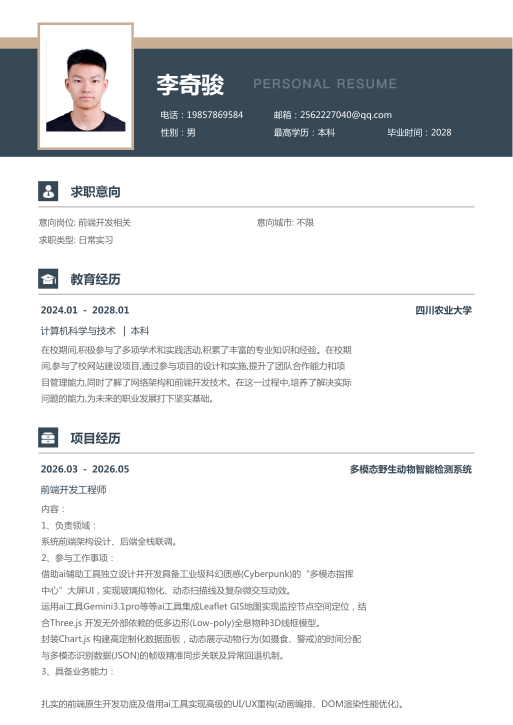
#> input picture tmp/pdfs/original-1.png, 1026 x 1450 px, found by its file name (shown at 1/2 size)
$ python build_resume.py
#> lines starting #> are read from the running program, lines starting #| are printed output that depends on the picture
from pathlib import Path
from reportlab.lib import colors
from reportlab.lib.pagesizes import A4
from reportlab.lib.styles import ParagraphStyle, getSampleStyleSheet
from reportlab.lib.units import mm
from reportlab.pdfbase import pdfmetrics
from reportlab.pdfbase.ttfonts import TTFont
from reportlab.platypus import BaseDocTemplate, Frame, PageTemplate, Paragraph, Spacer, Table, TableStyle, Image
from PIL import Image as PILImage

ROOT = Path(r'C:\Users\ASUS\Desktop\面试准备\vue项目\pzadmin')
OUT = ROOT / 'output' / 'pdf' / '李奇骏的简历-修改版.pdf'
OUT.parent.mkdir(parents=True, exist_ok=True)
PHOTO = ROOT / 'tmp' / 'pdfs' / 'resume-photo.png'
RENDER = ROOT / 'tmp' / 'pdfs' / 'original-1.png'
if RENDER.exists():
    PILImage.open(RENDER).crop((110, 120, 292, 300)).save(PHOTO)
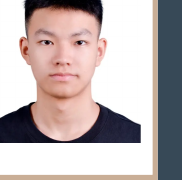
#> saved as resume-photo.png: PIL image 182x180 RGB; mean R, G, B 189.3, 177.9, 177.7

pdfmetrics.registerFont(TTFont('SimSun', r'C:\Windows\Fonts\simsun.ttc'))
#> (this line was passed over: reportlab is not available in this run)
pdfmetrics.registerFont(TTFont('SimHei', r'C:\Windows\Fonts\simhei.ttf'))
#> (this line was passed over: reportlab is not available in this run)
#> (the run stopped early here; a loop or call above may not have finished)

$ run again, with tmp/pdfs/original-2.png copied over tmp/pdfs/original-1.png
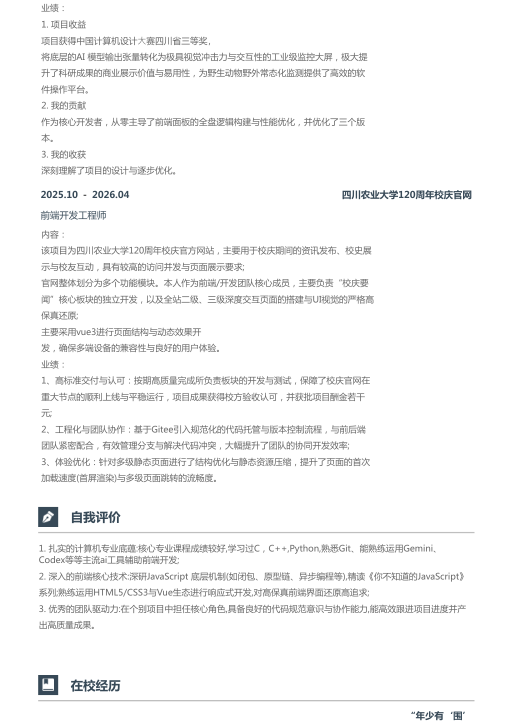
#> input picture tmp/pdfs/original-2.png, 1026 x 1450 px, found by its file name (shown at 1/2 size)
#> `PILImage.open(RENDER).crop((110, 120, 292, 300)).save(PHOTO)`:
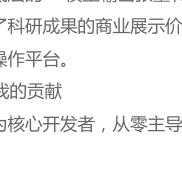
#> saved as resume-photo.png: PIL image 182x180 RGB; min 102, max 255, mean 242.6

$ run again, with tmp/pdfs/original-3.png copied over tmp/pdfs/original-1.png
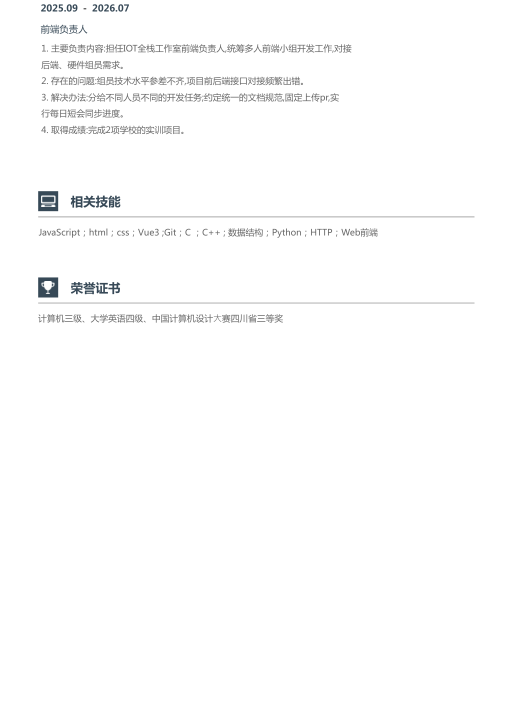
#> input picture tmp/pdfs/original-3.png, 1026 x 1450 px, found by its file name (shown at 1/2 size)
#> `PILImage.open(RENDER).crop((110, 120, 292, 300)).save(PHOTO)`:
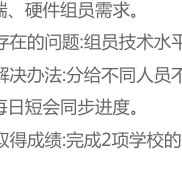
#> saved as resume-photo.png: PIL image 182x180 RGB; min 102, max 255, mean 235.2
